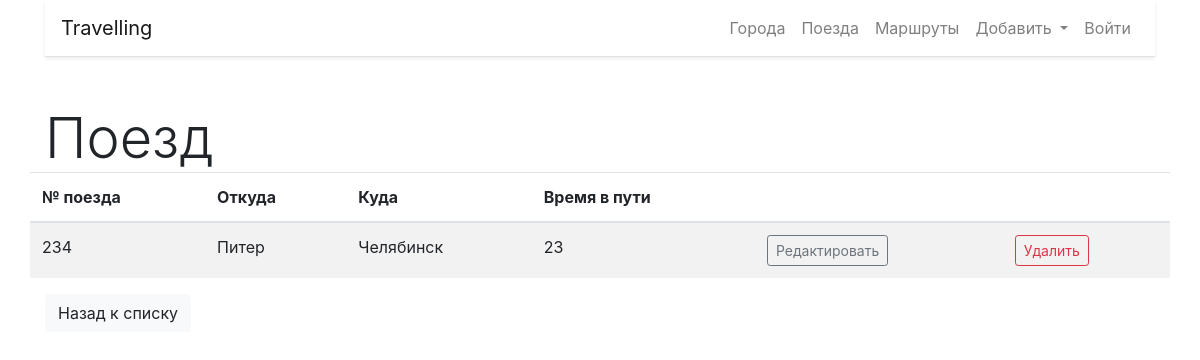
The page /trains/detail/11/ on the database its author committed.
### trains/models.py (models this page shows, shortened)
class Train(models.Model):
    name = models.CharField(max_length=50, unique=True, verbose_name="Номер поезда")
    from_city = models.ForeignKey(City, verbose_name='Откуда', on_delete=models.CASCADE, related_name='from_city')
    to_city = models.ForeignKey(City, verbose_name='Куда', on_delete=models.CASCADE, related_name='to_city')
    travel_time = models.IntegerField(verbose_name='Время в пути')
    class Meta:
        verbose_name = 'Поезд'
        verbose_name_plural = 'Поезда'
        ordering = ['name']

### cities/models.py (models this page shows)
class City(models.Model):
    name = models.CharField(max_length=100, unique=True, verbose_name='Город')
    class Meta:
        verbose_name = 'Город'
        verbose_name_plural = 'Города'
        ordering = ['name']
    def __str__(self):
        return self.name

### trains/views.py (the view)
# urls.py: path('detail/<int:pk>/', TrainDetailView.as_view(), name='detail'),
class TrainDetailView(DetailView):
    queryset = Train.objects.all()
    context_object_name = 'object'
    template_name = 'trains/detail.html'

### templates/trains/detail.html (shortened to what this page needs)
{% extends 'base.html' %}
{% block content %}
    <div class="display-4">Поезд</div>
    <div class="row">
        <table class="table table-striped ">
            <thead>
            <tr>
                <th>№ поезда</th>
                <th>Откуда</th>
                <th>Куда</th>
                <th>Время в пути</th>
                <th>&nbsp;</th>
                <th>&nbsp;</th>
            </tr>
            </thead>
            <tbody>
            <tr>
                <td>{{ object.name }}</td>
                <td>{{ object.from_city }}</td>
                <td>{{ object.to_city }}</td>
                <td class="">{{ object.travel_time }}</td>
                <td><a href="{% url 'train:update' pk=object.pk %}" class="btn btn-outline-secondary btn-sm">Редактировать</a>
                </td>
                <td><a href="{% url 'train:delete' pk=object.pk %}"
                       class="btn btn-outline-danger btn-sm">Удалить</a>
                </td>
            </tr>
            </tbody>
        </table>
    </div>
    <div class="row">
        <div class="col-md-6">
            <a href="{% url 'train:home' %}">
                <button type="button" class="btn btn-light">Назад к списку</button>
            </a>
        </div>
    </div>
{% endblock %}

### rows shown on the page
Train: name "234", from_city "Питер", to_city "Челябинск", travel_time "23"
